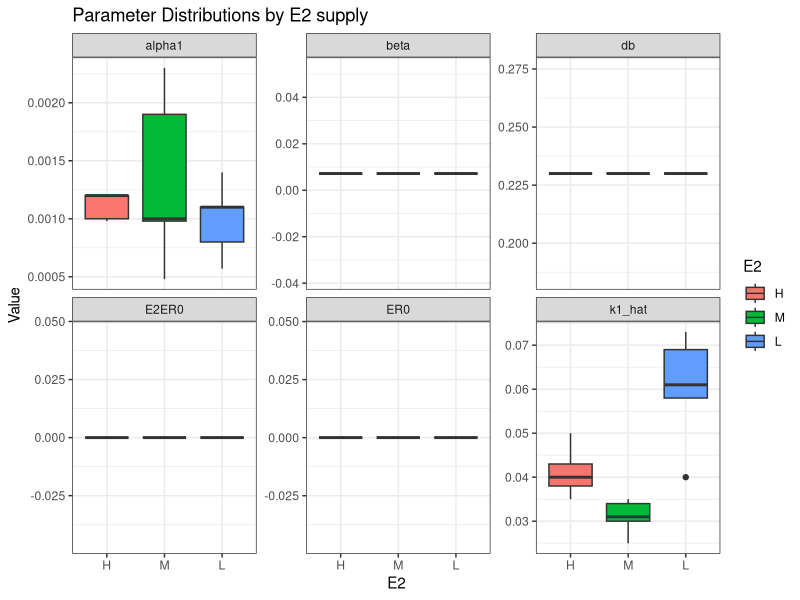
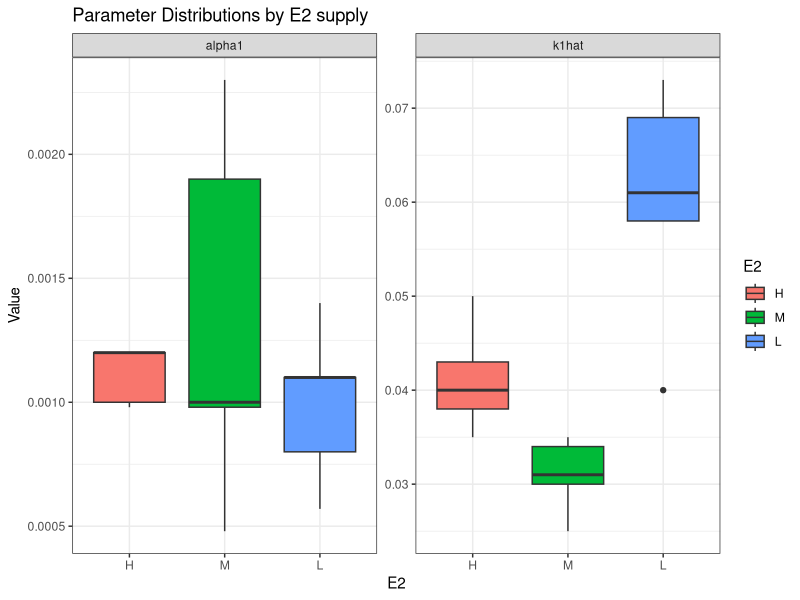
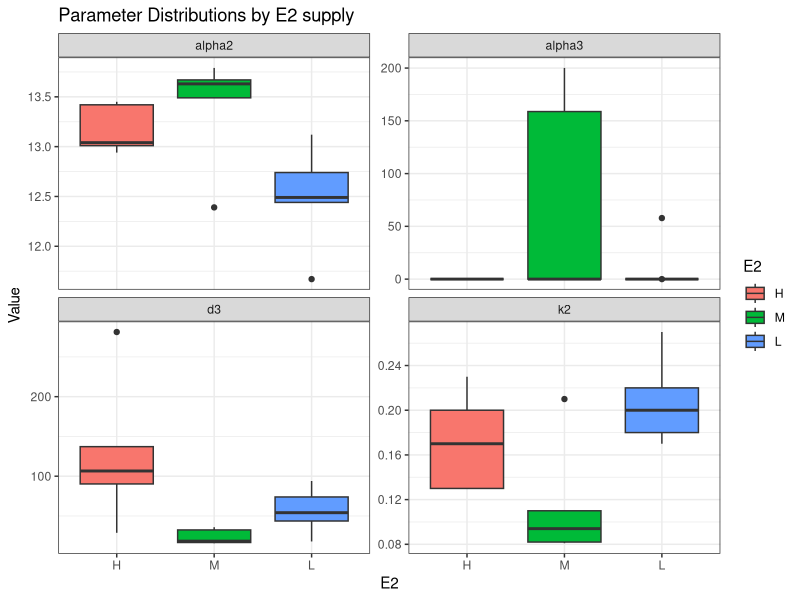

Here is the R script that generated these plots, in order:
set.seed(43)

data_wo_CAF_v2  <- matrix(c(
  "H", 0.043, 0.0012, 0.0072, 0.23, 0.000022, 0.000000054,
  "H", 0.038, 0.00098, 0.0072, 0.23, 0.000022, 0.000000054,
  "H", 0.05, 0.0012, 0.0072, 0.23, 0.000022, 0.000000054,
  "H", 0.04, 0.001, 0.0072, 0.23, 0.000022, 0.000000054,
  "H", 0.035, 0.0012, 0.0072, 0.23, 0.000022, 0.000000054,
  "M", 0.034, 0.0023, 0.0072, 0.23, 0.000022, 0.000000054,
  "M", 0.03, 0.00098, 0.0072, 0.23, 0.000022, 0.000000054,
  "M", 0.035, 0.001, 0.0072, 0.23, 0.000022, 0.000000054,
  "M", 0.031, 0.0019, 0.0072, 0.23, 0.000022, 0.000000054,
  "M", 0.025, 0.00048, 0.0072, 0.23, 0.000022, 0.000000054,
  "L", 0.073, 0.00057, 0.0072, 0.23, 0.000022, 0.000000054,
  "L", 0.058, 0.0008, 0.0072, 0.23, 0.000022, 0.000000054,
  "L", 0.04, 0.0011, 0.0072, 0.23, 0.000022, 0.000000054,
  "L", 0.069, 0.0014, 0.0072, 0.23, 0.000022, 0.000000054,
  "L", 0.061, 0.0011, 0.0072, 0.23, 0.000022, 0.000000054
), nrow = 15, ncol = 7, byrow = TRUE)

df <- as.data.frame(data_wo_CAF_v2, stringsAsFactors = FALSE)

colnames(df) <- c("E2", 
                  "k1_hat","alpha1","beta","db","ER0","E2ER0")

numeric_cols <- c("k1_hat","alpha1","beta","db","ER0","E2ER0")
df[numeric_cols] <- lapply(df[numeric_cols], as.numeric)

# Convert treatment to factor
df$E2 <- factor(df$E2, levels = c("H", "M", "L"),
                       labels = c("H", "M", "L"))

library(tidyr)

df_long <- pivot_longer(
  df,
  cols = -E2,
  names_to = "parameter",
  values_to = "value"
)

library(ggplot2)

ggplot(df_long, aes(x = E2, y = value, fill = E2)) +
  geom_boxplot() +
  facet_wrap(~ parameter, scales = "free_y") +
  labs(title = "Parameter Distributions by E2 supply",
       x = "E2",
       y = "Value") +
  theme_bw()

### k1hat and alpha1 #################
data_wo_CAF_v2  <- matrix(c(
  "H", 0.043, 0.0012, 0.0072, 0.23, 0.000022, 0.000000054,
  "H", 0.038, 0.00098, 0.0072, 0.23, 0.000022, 0.000000054,
  "H", 0.05, 0.0012, 0.0072, 0.23, 0.000022, 0.000000054,
  "H", 0.04, 0.001, 0.0072, 0.23, 0.000022, 0.000000054,
  "H", 0.035, 0.0012, 0.0072, 0.23, 0.000022, 0.000000054,
  "M", 0.034, 0.0023, 0.0072, 0.23, 0.000022, 0.000000054,
  "M", 0.03, 0.00098, 0.0072, 0.23, 0.000022, 0.000000054,
  "M", 0.035, 0.001, 0.0072, 0.23, 0.000022, 0.000000054,
  "M", 0.031, 0.0019, 0.0072, 0.23, 0.000022, 0.000000054,
  "M", 0.025, 0.00048, 0.0072, 0.23, 0.000022, 0.000000054,
  "L", 0.073, 0.00057, 0.0072, 0.23, 0.000022, 0.000000054,
  "L", 0.058, 0.0008, 0.0072, 0.23, 0.000022, 0.000000054,
  "L", 0.04, 0.0011, 0.0072, 0.23, 0.000022, 0.000000054,
  "L", 0.069, 0.0014, 0.0072, 0.23, 0.000022, 0.000000054,
  "L", 0.061, 0.0011, 0.0072, 0.23, 0.000022, 0.000000054
), nrow = 15, ncol = 7, byrow = TRUE)

df <- as.data.frame(data_wo_CAF_v2[,1:3], stringsAsFactors = FALSE)

colnames(df) <- c("E2", 
                  "k1hat","alpha1")

numeric_cols <- c("k1hat","alpha1")
df[numeric_cols] <- lapply(df[numeric_cols], as.numeric)

# Convert treatment to factor
df$E2 <- factor(df$E2, levels = c("H", "M", "L"),
                labels = c("H", "M", "L"))

library(tidyr)

df_long <- pivot_longer(
  df,
  cols = -E2,
  names_to = "parameter",
  values_to = "value"
)

library(ggplot2)

ggplot(df_long, aes(x = E2, y = value, fill = E2)) +
  geom_boxplot() +
  facet_wrap(~ parameter, scales = "free_y") +
  labs(title = "Parameter Distributions by E2 supply",
       x = "E2",
       y = "Value") +
  theme_bw()
################
data_with_CAF <- matrix(c(
  "H", 0.17, 13.04, 90.25, 0.000049,
  "H", 0.13, 13.01, 28.85, 0.00005,
  "H", 0.23, 12.94, 137.14, 0.000048,
  "H", 0.13, 13.42, 106.55, 0.00005,
  "H", 0.2, 13.45, 281.28, 0.000048,
  "M", 0.082, 13.79, 15.77, 0.000052,
  "M", 0.11, 13.67, 32.42, 200.09,
  "M", 0.094, 13.49, 35.89, 0.000051,
  "M", 0.21, 12.39, 18.33, 158.77,
  "M", 0.081, 13.63, 16.62, 0.000051,
  "L", 0.18, 13.12, 73.88, 0.000049,
  "L", 0.17, 12.74, 17.93, 57.85,
  "L", 0.22, 12.49, 54.11, 0.000049,
  "L", 0.27, 11.67, 93.94, 0.000045,
  "L", 0.2, 12.44, 43.65, 0.000049
), nrow = 15, ncol = 5, byrow = TRUE)

df2 <- as.data.frame(data_with_CAF, stringsAsFactors = FALSE)

colnames(df2) <- c("E2", 
                  "k2", "alpha2", "d3", "alpha3")

numeric_cols <- c("k2", "alpha2", "d3", "alpha3")
df2[numeric_cols] <- lapply(df2[numeric_cols], as.numeric)

# Convert treatment to factor
df2$E2 <- factor(df2$E2, levels = c("H", "M", "L"),
                labels = c("H", "M", "L"))

library(tidyr)

df2_long <- pivot_longer(
  df2,
  cols = -E2,
  names_to = "parameter",
  values_to = "value"
)

library(ggplot2)

ggplot(df2_long, aes(x = E2, y = value, fill = E2)) +
  geom_boxplot() +
  facet_wrap(~ parameter, scales = "free_y") +
  labs(title = "Parameter Distributions by E2 supply",
       x = "E2",
       y = "Value") +
  theme_bw()
